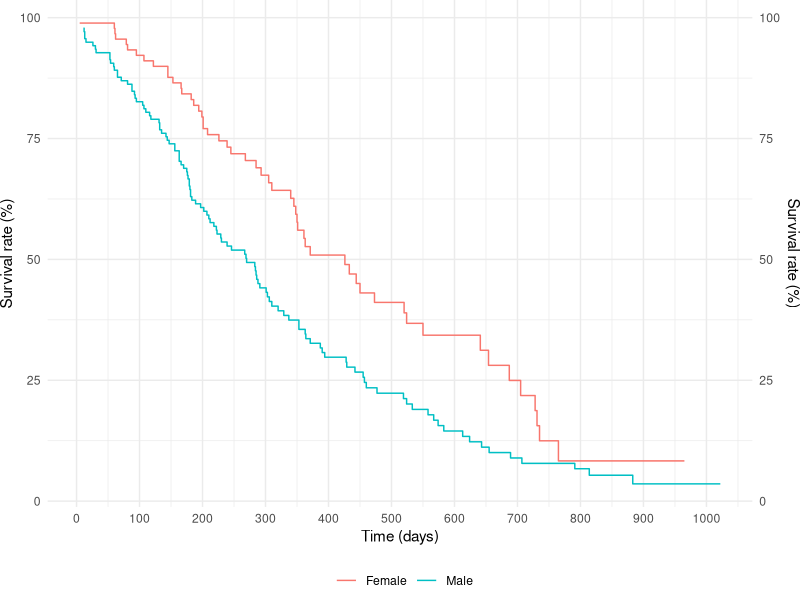

The R script that drew this image:
## ---- chunk 1
#| eval: true
#| echo: false
#| warning: false
#| label: fig-Survival_Curve
#| fig-cap: Survival curve for patients with advanced lung cancer at different institutes.
# Packages
library(dplyr)
library(broom)
library(ggplot2)
library(scales)

# Data
## Get data
data(cancer, package = "survival")

## Transform and select data
data_f <- lung |>
  dplyr::select(-c(ph.ecog, ph.karno, pat.karno, meal.cal, wt.loss)) |>
  dplyr::mutate(sex = dplyr::if_else(sex == 1, "Male", "Female")) |>
  dplyr::mutate_at(.vars = c("sex", "status"), .funs = as.factor)

# Model
# * status == 2: event, status == 1: censored
surv_fit <- survival::survfit(survival::Surv(time, status == 2) ~ strata(sex), data_f)

## Data
surv_data <- surv_fit |>
  broom::tidy() |>
  dplyr::mutate(strata = gsub("strata\\(sex\\)=", "", strata)) |>
  dplyr::mutate(
    TIME = time,
    SURV = estimate * 1E2,
    CIF = 1E2 - SURV
  ) |>
  dplyr::rename(SEX = strata)

# Plot
## Aesthetics
time_lim <- c(min(surv_data$TIME), max(surv_data$TIME))

## Graph
surv_data |>
  ggplot2::ggplot(ggplot2::aes(x = TIME, y = SURV, color = SEX, group = SEX, fill = SEX)) +
  ggplot2::xlab("Time (days)") + 
  ggplot2::ylab(label = "Survival rate (%)") + 
  ggplot2::geom_step() +
  ggplot2::scale_x_continuous(breaks = scales::pretty_breaks(n = 10)) +
  ggplot2::coord_cartesian(xlim = time_lim) +
  ggplot2::theme_minimal() +
  ggplot2::guides(color = ggplot2::guide_legend(title = "")) +
  ggplot2::theme(
    plot.margin = margin(b = 0, unit = "pt"),
    legend.position = "bottom",
    legend.background = element_rect(color = NA)
  ) +
  ggplot2::scale_y_continuous(sec.axis = dup_axis())
